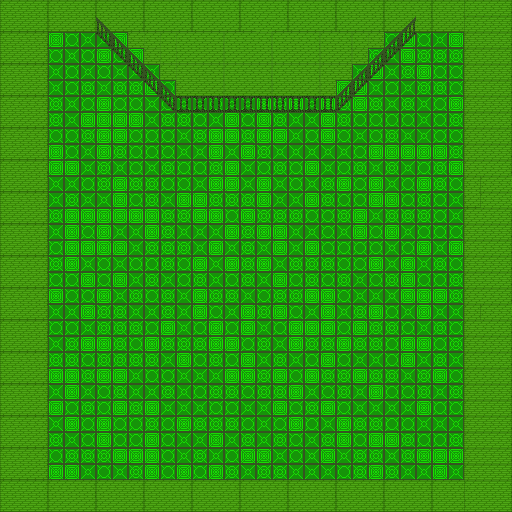

A 2D game scene composited from a Tiled map and its tileset images. What follows is a short description and the map's XML, with every tile layer's data as written:
An orthogonal 32x32 tile map with 16x16 px tiles, 2 tile layers (Tile Layer 1, Tile Layer 2).

<map version="1.10" tiledversion="1.10.1" orientation="orthogonal" renderorder="right-down" width="32" height="32" tilewidth="16" tileheight="16" infinite="0" nextlayerid="6" nextobjectid="1">
 <tileset firstgid="1" source="tileset.tsx" />
 <layer id="4" name="Tile Layer 1" width="32" height="32">
  <data encoding="csv">
1780,1781,1782,1780,1781,1782,1780,1781,1782,1780,1781,1782,1780,1781,1782,1780,1781,1782,1780,1781,1782,1780,1781,1782,1780,1781,1782,1780,1781,1780,1781,1782,
1813,1814,1815,1813,1814,1815,1813,1814,1815,1813,1814,1815,1813,1814,1815,1813,1814,1815,1813,1814,1815,1813,1814,1815,1813,1814,1815,1813,1814,1780,1781,1782,
1780,1781,1782,1645,1678,1644,1644,1645,1644,1677,1644,1644,1645,1645,1645,1644,1678,1645,1645,1678,1644,1678,1677,1678,1678,1645,1678,1644,1645,1780,1781,1782,
1813,1814,1815,1678,1644,1678,1645,1678,1645,1677,1644,1677,1677,1644,1677,1645,1645,1644,1644,1677,1677,1645,1677,1677,1644,1645,1677,1677,1677,1780,1781,1782,
1780,1781,1782,1644,1678,1644,1678,1644,1644,1644,1644,1677,1645,1644,1644,1678,1644,1645,1678,1644,1645,1677,1644,1645,1644,1677,1645,1678,1678,1780,1781,1782,
1813,1814,1815,1644,1678,1677,1644,1677,1677,1645,1678,1644,1677,1645,1677,1645,1677,1645,1644,1677,1644,1645,1645,1644,1678,1644,1677,1677,1678,1780,1781,1782,
1780,1781,1782,1677,1644,1678,1645,1678,1678,1644,1678,1644,1644,1678,1644,1644,1645,1677,1645,1644,1645,1677,1645,1677,1644,1677,1644,1678,1645,1780,1781,1782,
1813,1814,1815,1677,1644,1645,1645,1645,1645,1644,1677,1677,1678,1644,1645,1678,1645,1677,1644,1644,1645,1677,1678,1678,1678,1678,1644,1678,1677,1780,1781,1782,
1780,1781,1782,1678,1678,1677,1645,1645,1678,1678,1678,1644,1677,1645,1645,1677,1645,1645,1644,1678,1645,1678,1644,1678,1677,1644,1644,1678,1678,1780,1781,1782,
1813,1814,1815,1645,1678,1644,1645,1677,1678,1678,1678,1644,1644,1645,1644,1645,1677,1644,1644,1644,1644,1644,1678,1645,1645,1645,1645,1645,1677,1780,1781,1782,
1780,1781,1782,1645,1645,1644,1677,1644,1678,1644,1677,1678,1678,1677,1645,1644,1678,1677,1678,1645,1644,1678,1677,1644,1677,1644,1678,1677,1645,1780,1781,1782,
1813,1814,1815,1644,1644,1678,1677,1645,1677,1677,1678,1678,1644,1645,1645,1644,1645,1644,1678,1644,1677,1645,1678,1645,1644,1678,1645,1677,1678,1780,1780,1781,
1780,1781,1782,1644,1677,1644,1644,1645,1678,1677,1644,1645,1645,1677,1677,1677,1645,1644,1644,1645,1677,1678,1678,1645,1645,1678,1677,1678,1644,1813,1780,1781,
1813,1814,1815,1677,1645,1645,1645,1645,1645,1645,1677,1677,1645,1645,1678,1645,1677,1677,1677,1678,1678,1677,1645,1644,1677,1677,1677,1678,1644,1780,1781,1782,
1780,1781,1782,1644,1645,1678,1645,1644,1644,1645,1677,1644,1644,1644,1645,1677,1645,1645,1644,1644,1678,1644,1645,1678,1645,1644,1678,1678,1678,1780,1781,1782,
1813,1814,1815,1678,1645,1645,1645,1645,1644,1677,1677,1677,1644,1645,1644,1677,1644,1645,1644,1645,1678,1678,1678,1678,1644,1678,1645,1644,1645,1780,1781,1782,
1780,1781,1782,1677,1645,1644,1678,1644,1678,1678,1677,1678,1645,1644,1645,1677,1645,1644,1677,1677,1677,1678,1678,1645,1644,1645,1644,1677,1678,1780,1781,1782,
1813,1814,1815,1678,1678,1645,1678,1645,1644,1677,1644,1678,1677,1644,1678,1677,1644,1645,1678,1677,1678,1677,1644,1678,1677,1645,1678,1678,1677,1780,1781,1782,
1780,1781,1782,1645,1678,1678,1645,1644,1677,1678,1677,1644,1645,1677,1677,1644,1678,1677,1677,1645,1645,1678,1644,1644,1644,1645,1645,1645,1677,1780,1781,1782,
1813,1814,1815,1644,1644,1645,1677,1677,1644,1644,1677,1644,1645,1678,1644,1645,1677,1645,1678,1644,1645,1644,1677,1645,1678,1644,1645,1644,1644,1780,1780,1781,
1780,1781,1782,1678,1678,1644,1677,1677,1677,1678,1645,1644,1678,1645,1678,1645,1644,1678,1645,1645,1645,1678,1645,1677,1677,1678,1644,1677,1678,1780,1781,1782,
1813,1814,1815,1644,1677,1645,1645,1677,1678,1645,1677,1677,1677,1645,1645,1678,1677,1644,1645,1677,1677,1645,1677,1677,1678,1645,1645,1678,1677,1780,1781,1782,
1780,1781,1782,1677,1677,1678,1677,1677,1677,1677,1644,1645,1678,1677,1678,1645,1644,1677,1644,1678,1645,1678,1644,1644,1678,1645,1644,1677,1644,1780,1781,1782,
1813,1814,1815,1645,1645,1677,1645,1645,1644,1678,1678,1644,1644,1644,1645,1645,1677,1645,1678,1645,1677,1677,1645,1677,1677,1644,1677,1645,1678,1780,1781,1782,
1780,1781,1782,1644,1645,1644,1678,1677,1644,1644,1677,1644,1678,1677,1677,1678,1677,1677,1645,1644,1678,1677,1644,1645,1678,1678,1677,1644,1677,1780,1781,1782,
1813,1814,1815,1645,1678,1677,1678,1645,1677,1645,1644,1644,1644,1678,1678,1644,1644,1645,1678,1677,1645,1678,1644,1644,1644,1644,1645,1678,1678,1780,1781,1782,
1780,1781,1782,1644,1645,1678,1645,1678,1678,1677,1678,1645,1677,1677,1677,1678,1644,1678,1645,1678,1644,1645,1677,1677,1678,1678,1644,1644,1644,1780,1781,1782,
1813,1814,1815,1677,1644,1678,1645,1678,1678,1645,1678,1644,1644,1645,1644,1677,1644,1677,1678,1644,1677,1645,1678,1645,1645,1677,1678,1678,1677,1780,1781,1782,
1780,1781,1782,1678,1677,1677,1677,1645,1645,1645,1678,1644,1677,1644,1678,1645,1645,1644,1678,1644,1645,1644,1677,1677,1644,1677,1645,1645,1645,1780,1781,1782,
1813,1814,1815,1645,1645,1644,1678,1644,1677,1645,1678,1645,1678,1645,1677,1644,1677,1677,1644,1644,1644,1678,1677,1645,1677,1644,1644,1645,1644,1780,1781,1782,
1780,1781,1782,1780,1781,1782,1780,1781,1782,1780,1781,1782,1780,1781,1782,1780,1781,1782,1780,1781,1782,1780,1781,1782,1780,1781,1782,1780,1781,1780,1781,1782,
1813,1814,1815,1813,1814,1815,1813,1814,1815,1813,1814,1815,1813,1814,1815,1813,1814,1815,1813,1814,1815,1813,1814,1815,1813,1814,1815,1813,1814,1813,1814,1815
</data>
 </layer>
 <layer id="5" name="Tile Layer 2" width="32" height="32">
  <data encoding="csv">
0,0,0,0,0,0,0,0,0,0,0,0,0,0,0,0,0,0,0,0,0,0,0,0,0,0,0,0,0,0,0,0,
0,0,0,0,0,0,1648,0,0,0,0,0,0,0,0,0,1780,0,0,0,0,0,0,0,0,1650,0,0,0,0,0,0,
0,0,0,0,0,0,1681,1648,1780,1780,1780,1780,1781,1782,1780,1781,1782,1780,1781,1782,1780,1782,1780,1780,1650,1683,0,0,0,0,0,0,
0,0,0,0,0,0,0,1681,1648,1780,1813,1813,1814,1815,1813,1814,1815,1813,1814,1815,1813,1815,1780,1650,1683,0,0,0,0,0,0,0,
0,0,0,0,0,0,0,0,1681,1648,1780,1780,1781,1782,1780,1781,1782,1780,1781,1782,1780,1782,1650,1683,0,0,0,0,0,0,0,0,
0,0,0,0,0,0,0,0,0,1681,1648,1813,1814,1815,1813,1814,1815,1813,1814,1815,1813,1650,1683,0,0,0,0,0,0,0,0,0,
0,0,0,0,0,0,0,0,0,0,1681,1682,1682,1682,1682,1682,1682,1682,1682,1682,1682,1683,0,0,0,0,0,0,0,0,0,0,
0,0,0,0,0,0,0,0,0,0,0,0,0,0,0,0,0,0,0,0,0,0,0,0,0,0,0,0,0,0,0,0,
0,0,0,0,0,0,0,0,0,0,0,0,0,0,0,0,0,0,0,0,0,0,0,0,0,0,0,0,0,0,0,0,
0,0,0,0,0,0,0,0,0,0,0,0,0,0,0,0,0,0,0,0,0,0,0,0,0,0,0,0,0,0,0,0,
0,0,0,0,0,0,0,0,0,0,0,0,0,0,0,0,0,0,0,0,0,0,0,0,0,0,0,0,0,0,0,0,
0,0,0,0,0,0,0,0,0,0,0,0,0,0,0,0,0,0,0,0,0,0,0,0,0,0,0,0,0,0,0,0,
0,0,0,0,0,0,0,0,0,0,0,0,0,0,0,0,0,0,0,0,0,0,0,0,0,0,0,0,0,0,0,0,
0,0,0,0,0,0,0,0,0,0,0,0,0,0,0,0,0,0,0,0,0,0,0,0,0,0,0,0,0,0,0,0,
0,0,0,0,0,0,0,0,0,0,0,0,0,0,0,0,0,0,0,0,0,0,0,0,0,0,0,0,0,0,0,0,
0,0,0,0,0,0,0,0,0,0,0,0,0,0,0,0,0,0,0,0,0,0,0,0,0,0,0,0,0,0,0,0,
0,0,0,0,0,0,0,0,0,0,0,0,0,0,0,0,0,0,0,0,0,0,0,0,0,0,0,0,0,0,0,0,
0,0,0,0,0,0,0,0,0,0,0,0,0,0,0,0,0,0,0,0,0,0,0,0,0,0,0,0,0,0,0,0,
0,0,0,0,0,0,0,0,0,0,0,0,0,0,0,0,0,0,0,0,0,0,0,0,0,0,0,0,0,0,0,0,
0,0,0,0,0,0,0,0,0,0,0,0,0,0,0,0,0,0,0,0,0,0,0,0,0,0,0,0,0,0,0,0,
0,0,0,0,0,0,0,0,0,0,0,0,0,0,0,0,0,0,0,0,0,0,0,0,0,0,0,0,0,0,0,0,
0,0,0,0,0,0,0,0,0,0,0,0,0,0,0,0,0,0,0,0,0,0,0,0,0,0,0,0,0,0,0,0,
0,0,0,0,0,0,0,0,0,0,0,0,0,0,0,0,0,0,0,0,0,0,0,0,0,0,0,0,0,0,0,0,
0,0,0,0,0,0,0,0,0,0,0,0,0,0,0,0,0,0,0,0,0,0,0,0,0,0,0,0,0,0,0,0,
0,0,0,0,0,0,0,0,0,0,0,0,0,0,0,0,0,0,0,0,0,0,0,0,0,0,0,0,0,0,0,0,
0,0,0,0,0,0,0,0,0,0,0,0,0,0,0,0,0,0,0,0,0,0,0,0,0,0,0,0,0,0,0,0,
0,0,0,0,0,0,0,0,0,0,0,0,0,0,0,0,0,0,0,0,0,0,0,0,0,0,0,0,0,0,0,0,
0,0,0,0,0,0,0,0,0,0,0,0,0,0,0,0,0,0,0,0,0,0,0,0,0,0,0,0,0,0,0,0,
0,0,0,0,0,0,0,0,0,0,0,0,0,0,0,0,0,0,0,0,0,0,0,0,0,0,0,0,0,0,0,0,
0,0,0,0,0,0,0,0,0,0,0,0,0,0,0,0,0,0,0,0,0,0,0,0,0,0,0,0,0,0,0,0,
0,0,0,0,0,0,0,0,0,0,0,0,0,0,0,0,0,0,0,0,0,0,0,0,0,0,0,0,0,0,0,0,
0,0,0,0,0,0,0,0,0,0,0,0,0,0,0,0,0,0,0,0,0,0,0,0,0,0,0,0,0,0,0,0
</data>
 </layer>
</map>
